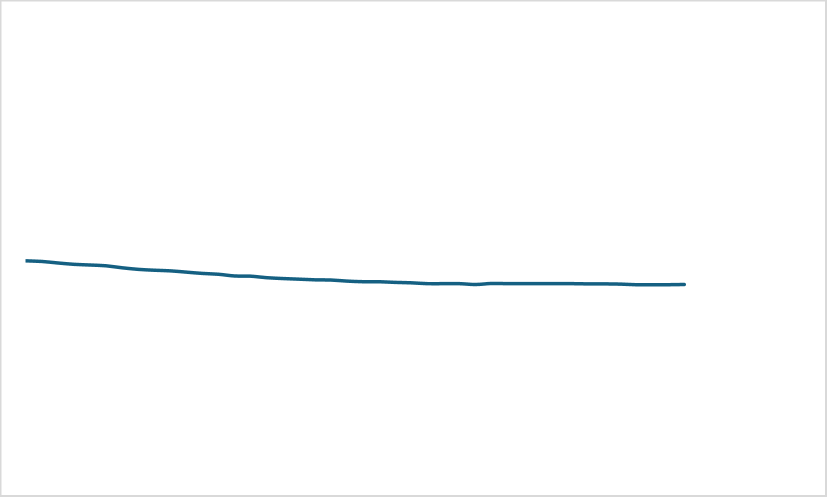
#> input picture CNN/Experiment/Real Trajectory Pictures/DS10DS10_1_2.png, 1653 x 993 px, found by its file name (shown at 1/2 size); its folder holds 4 pictures in this run
$ jupyter execute --allow-errors 'Trajectories with CNN-Experiment.ipynb'
#> lines starting #> are read from the running program, lines starting #| are printed output that depends on the picture; after the words box and inside, x2 and y2 are one past the last pixel; in counts of white or black regions, pixels touching at a corner belong together
# Import Libraries

[cell 1]
import os
import cv2
import numpy as np
import pandas as pd
from sklearn.model_selection import train_test_split
import tensorflow as tf
from tensorflow.keras import layers, models
from tensorflow import keras

[cell 2]
# Function to preprocess images
def preprocess_image(image):
    # Resize image to a fixed size
    resized_image = cv2.resize(image, (224, 224))
    # Normalize pixel values (assuming images are in the range [0, 255])
    normalized_image = resized_image / 255.0
    return normalized_image

# Data Pre-processing

## Import Data and separate into Images and Labels

[cell 3]
# Directory containing your images
directory = 'C:/Users/Duhyeon/Desktop/UBC/UBC Research/Work_Learn/SPAs Data/Experimental Data/Pictures/Real Trajectory Pictures'

# List all files in the directory
files = os.listdir(directory)

# Lists to store images and labels
images = []
labels = []

# Iterate over each file
for file in files:
    if file.endswith('.jpg') or file.endswith('.jpeg') or file.endswith('.png'):
        file_path = os.path.join(directory, file)
        # Read the image
        image = cv2.imread(file_path)
#> image is the input picture: shape (993, 1653, 3); mean B, G, R 253.9, 253.7, 253.3

        # convert the input image to grayscale
        gray = cv2.cvtColor(image, cv2.COLOR_BGR2GRAY)

        # apply thresholding to convert grayscale to binary image
        ret,thresh = cv2.threshold(gray,224,224,0)
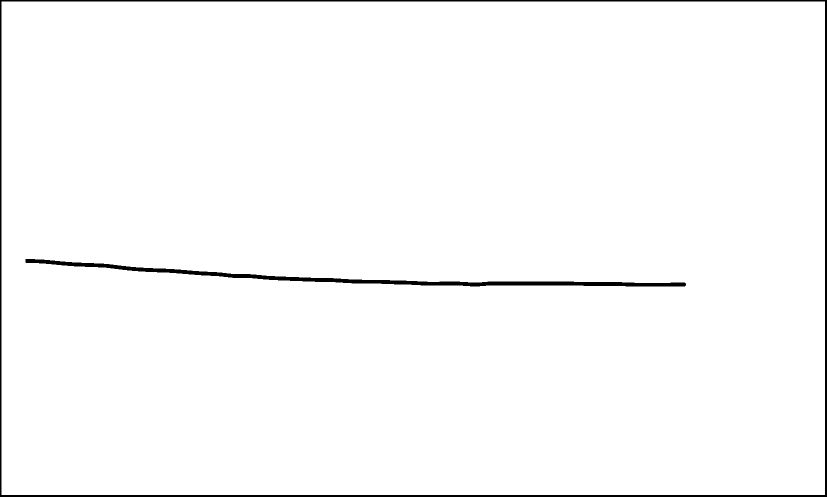
#> thresh: shape (993, 1653) (shown at 1/2 size); values 0 (black) and 224 (white), 98.4% white; 2 black regions, box (x1, y1, x2, y2) and area: (0, 0, 1653, 993) 15840, (51, 518, 1372, 573) 10182

        # Preprocess the image
        preprocessed_image = preprocess_image(thresh)
#> in preprocess_image, `resized_image = cv2.resize(image, (224, 224))`:
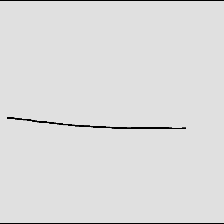
#> resized_image: shape (224, 224); min 0, max 224, mean 220.6

        # Add the preprocessed image to the list of images
        images.append(preprocessed_image)
        # Assuming your file names contain the class label (e.g., 'cat', 'dog')
        label = file.split('.')[0]  # Extract label from file name
        labels.append(label)
#> pass 2 of the loop `for file in files:`:
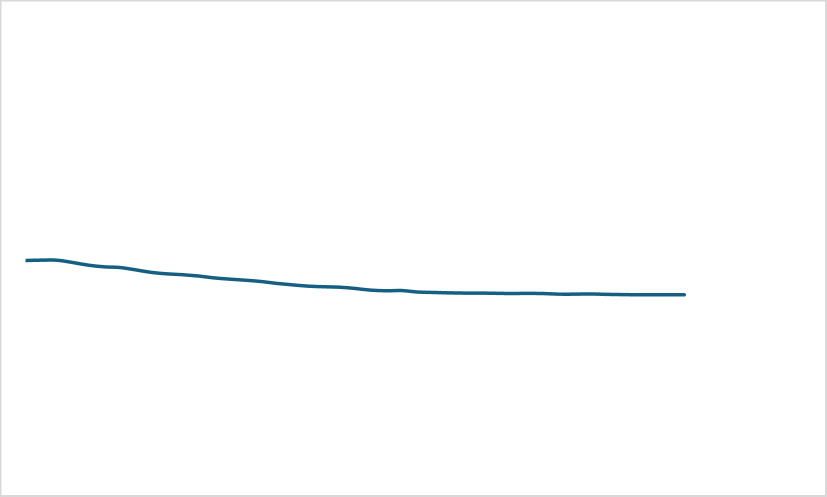
#> input picture CNN/Experiment/Real Trajectory Pictures/DS10DS10_1_3.png, 1653 x 993 px, found by its file name (shown at 1/2 size)
#> image is the input picture: shape (993, 1653, 3); mean B, G, R 253.9, 253.7, 253.3
#> `ret,thresh = cv2.threshold(gray,224,224,0)`:
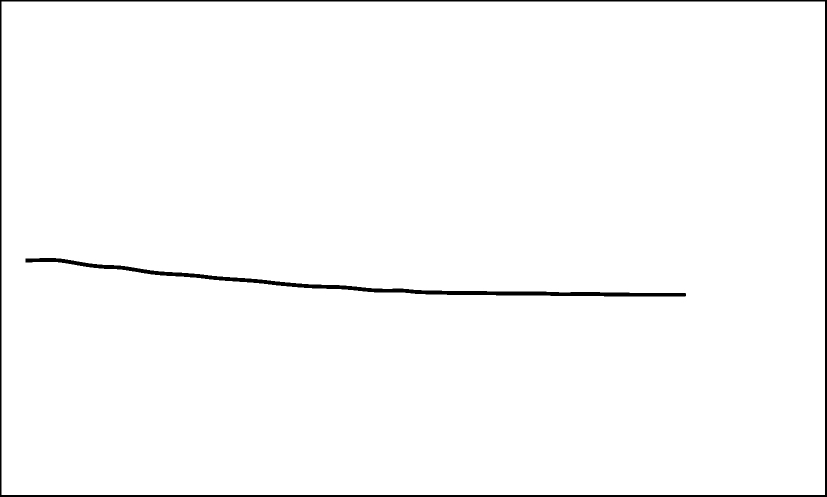
#> thresh: shape (993, 1653) (shown at 1/2 size); values 0 (black) and 224 (white), 98.4% white; 2 black regions, box (x1, y1, x2, y2) and area: (0, 0, 1653, 993) 15840, (51, 516, 1372, 593) 10164
#> in preprocess_image (call 2), `resized_image = cv2.resize(image, (224, 224))`:
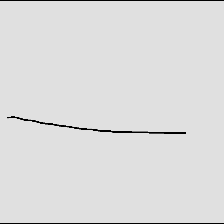
#> resized_image: shape (224, 224); min 0, max 224, mean 220.6
#> pass 3 of the loop `for file in files:`:
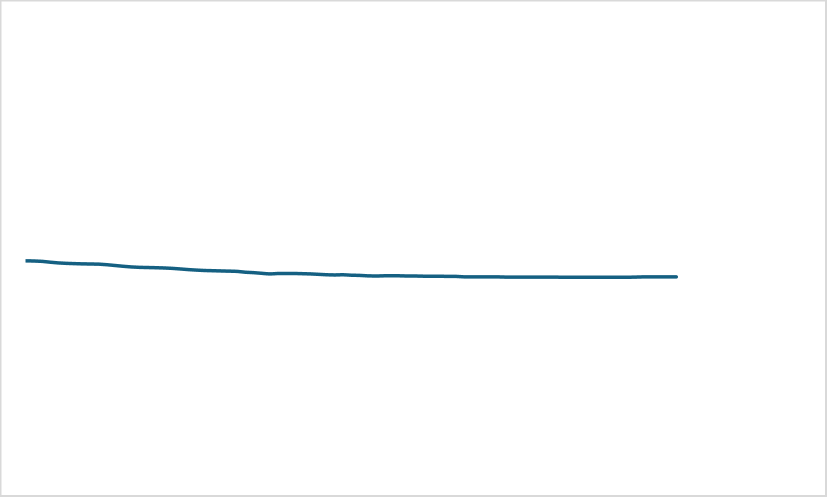
#> input picture CNN/Experiment/Real Trajectory Pictures/DS10DS10_2_3.png, 1653 x 993 px, found by its file name (shown at 1/2 size)
#> image is the input picture: shape (993, 1653, 3); mean B, G, R 253.9, 253.7, 253.3
#> `ret,thresh = cv2.threshold(gray,224,224,0)`:
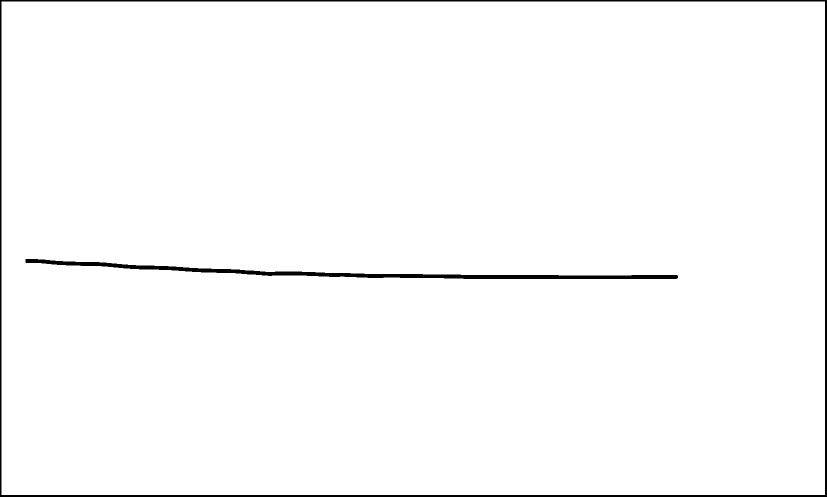
#> thresh: shape (993, 1653) (shown at 1/2 size); values 0 (black) and 224 (white), 98.4% white; 2 black regions, box (x1, y1, x2, y2) and area: (0, 0, 1653, 993) 15840, (51, 518, 1356, 558) 10020
#> in preprocess_image (call 3), `resized_image = cv2.resize(image, (224, 224))`:
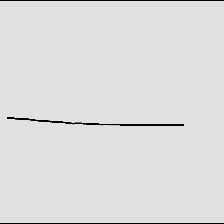
#> resized_image: shape (224, 224); min 0, max 224, mean 220.6
#> the loop made 4 passes; the first 3 are shown

# Convert lists to numpy arrays
images = np.array(images)
labels = np.array(labels)

[cell 4]
np.shape(images)
#> Out = (4, 224, 224)
